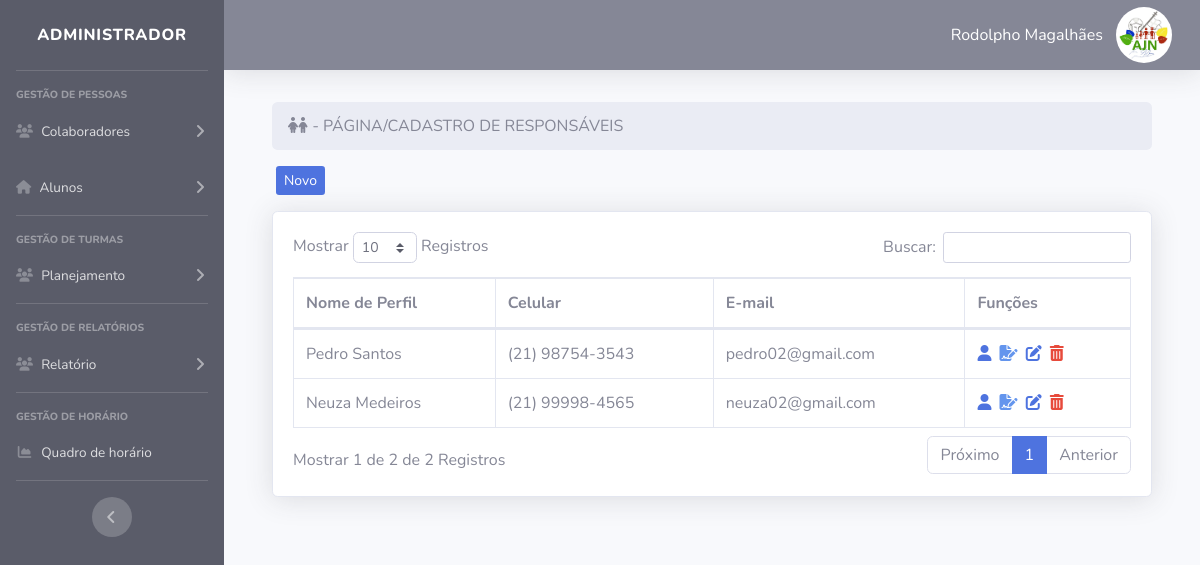
/tela-admin/index.php?pag=responsaveis (signed in), run on the app's committed database.
### tables this page shows
CREATE TABLE `user` (
  `id` int(11) NOT NULL,
  `cpf` varchar(30) NOT NULL,
  `nomesocial` varchar(50) NOT NULL,
  `email` varchar(50) NOT NULL,
  `nivel` varchar(15) NOT NULL,
  `senha` varchar(255) NOT NULL
);

CREATE TABLE `responsaveis` (
  `id` int(11) NOT NULL,
  `imagem` varchar(1000) NOT NULL,
  `nomesocial` varchar(50) NOT NULL,
  `escolaridade` varchar(30) NOT NULL,
  `profissao` varchar(50) NOT NULL,
  `nomeresponsavel` varchar(100) NOT NULL,
  `aniversario` date NOT NULL,
  `genero` varchar(20) NOT NULL,
  `parentesco` varchar(30) NOT NULL,
  `rg` varchar(20) NOT NULL,
  `cpf` varchar(20) NOT NULL,
  `telefone` varchar(20) NOT NULL,
  `celular` varchar(20) NOT NULL,
  `email` varchar(100) NOT NULL,
  `whatsapp` varchar(30) NOT NULL,
  `nomerecado` varchar(100) NOT NULL,
  `celular2` varchar(20) NOT NULL,
  `cep` varchar(20) NOT NULL,
  `rua` varchar(50) NOT NULL,
  `numero` varchar(10) NOT NULL,
  `complemento` varchar(20) NOT NULL,
  `bairro` varchar(30) NOT NULL,
  `cidade` varchar(50) NOT NULL,
  `estado` varchar(50) NOT NULL
);

### tela-admin/responsaveis.php (the view, shortened to what this page needs)
<?php
$pag = "responsaveis";
require_once("../conexao.php");
?>
<div class="container">
<div class="row">
    <div class="col-lg-12">
        <ol class="breadcrumb">
    		<li class="active"><i class="fa-solid fa-children"></i> - PÁGINA/CADASTRO DE RESPONSÁVEIS </li>
		</ol>
    </div>
    <div class=" mb-3">
    <a type="button" class="btn-primary btn-sm ml-3 d-none d-md-block" href="index.php?pag=<?php echo $pag ?>&funcao=novo">Novo</a>
    </div>
</div>
<div class="card shadow mb-4">
    <div class="card-body">
        <div class="table-responsive">
            <table class="table table-bordered" id="dataTable" width="100%" cellspacing="0">
                <thead>
                    <tr>
                        <th>Nome de Perfil</th>
                        <th>Celular</th>
                        <th>E-mail</th>
                        <th>Funções</th>
                    </tr>
                </thead>
                <tbody>
                   <?php
                   $query = $pdo->query("SELECT * FROM responsaveis order by id desc ");
                   $res = $query->fetchAll(PDO::FETCH_ASSOC);
                   for ($i=0; $i < count($res); $i++) {
                    $nomesocial = $res[$i]['nomesocial'];
                    $celular = $res[$i]['celular'];
                    $email = $res[$i]['email'];
                    $id = $res[$i]['id'];
                    $celular_sem_simbolos = preg_replace('/[^0-9]/', '', $celular);
                    $celular_formatado = '(' . substr($celular_sem_simbolos, 0, 2) . ') ' . substr($celular_sem_simbolos, 2, 5) . '-' . substr($celular_sem_simbolos, 7);
                     ?>
                    <tr>
                        <td> <a class='teste-foto'><?php echo $nomesocial ?></a></td>
                        <td><?php echo $celular_formatado  ?></td>
                        <td><?php echo $email ?></td>
                        <td>
                        <a href="index.php?pag=<?php echo $pag ?>&funcao=infor&id=<?php echo $id ?>" class='text-primary mr-1' title='Dados Aluno'><i class="fa-solid fa-user"></i></a>
                        <a target="_blank" href="../rel/fichadoresponsavel.php?id=<?php echo $id ?>" class="text-secondary mr-1" title="Ficha do Responsável"><i class="fa-solid fa-file-signature" style="color: #6495ED;"></i></a>
                        <a href="index.php?pag=<?php echo $pag ?>&funcao=editar&id=<?php echo $id ?>" class='text-primary mr-1' title='Editar Cadastro'><i class='fa-solid fa-edit'></i></a>
                        <a href="index.php?pag=<?php echo $pag ?>&funcao=deletar2&id=<?php echo $id ?>" class='text-danger mr-1' title='Excluir Cadastro'><i class='fa-solid fa-trash-alt'></i></a>
                        </td>
                    </tr>
<?php } ?>
                </tbody>
            </table>
        </div>
    </div>
</div>
 </div>
        </div>

### tela-admin/index.php (shortened to what this page needs)
<?php
require_once("../conexao.php");
    $pag = @$_GET["pag"];
    $menu1 = "funcionarios";
    $menu2 = "professores";
    $menu3 = "alunos";
    $menu4 = "responsaveis";
    $menu5 = "turmas";
    $menu7 = "disciplinas";
    $menu8= "dias";
    $menu9 = "frequencia";
    $menu10 = "aniversariante";
    $menu11 = "matriculados";
$SESSION = @$_SESSION['id_user'];
$query = $pdo->query("SELECT * FROM user WHERE id = '$SESSION'");
$res = $query->fetchAll(PDO::FETCH_ASSOC);
$nome_perfil = @$res[0]['nomesocial'];
 ?>
<!DOCTYPE html>
<html lang="pt-br">
    <head>
        <link href="../css/style.css" rel="stylesheet">
        <link href="../css/sb-admin-2.css" rel="stylesheet">
        <link href="../vendor/datatables/dataTables.bootstrap4.min.css" rel="stylesheet">
    </head>
    <body id="page-top">
        <div id="wrapper">
            <ul class="navbar-nav bg-dark sidebar sidebar-dark accordion" id="accordionSidebar">
                <a class="sidebar-brand d-flex align-items-center justify-content-center" href="index.php">
                    <div class="sidebar-brand-text mx-3">Administrador</div>
                </a>
                <hr class="sidebar-divider ">
                <div class="sidebar-heading">
                    Gestão de Pessoas
                </div>
                <li class="nav-item">
                    <a class="nav-link collapsed" href="#" data-toggle="collapse" data-target="#collapseTwo" aria-expanded="true" aria-controls="collapseTwo">
                        <i class="fas fa-users"></i>
                        <span>Colaboradores</span>
                    </a>
                </li>
                <li class="nav-item">
                    <a class="nav-link collapsed" href="#" data-toggle="collapse" data-target="#collapseUtilities"
                    aria-expanded="true" aria-controls="collapseUtilities">
                     <i class="fas fa-home"></i>
                     <span>Alunos</span>
                    </a>
                </li>
                <hr class="sidebar-divider">
                <div class="sidebar-heading">
                    Gestão de Turmas
                </div>
                <li class="nav-item">
                    <a class="nav-link collapsed" href="#" data-toggle="collapse" data-target="#collapseTwo2" aria-expanded="true" aria-controls="collapseTwo">
                    <i class="fas fa-users"></i>
                    <span>  Planejamento</span>
                    </a>
                </li>
                <hr class="sidebar-divider">
                <div class="sidebar-heading">
                    Gestão de Relatórios
                </div>
                <li class="nav-item">
                    <a class="nav-link collapsed" href="#" data-toggle="collapse" data-target="#collapseTwo3" aria-expanded="true" aria-controls="collapseTwo">
                    <i class="fas fa-users"></i>
                    <span> Relatório</span>
                    </a>
                </li>
                <hr class="sidebar-divider">
                <div class="sidebar-heading">
                    Gestão de Horário
                </div>
                <li class="nav-item">
                    <a class="nav-link" href="index.php?pag=<?php echo $menu8 ?>">
                        <i class="fas fa-fw fa-chart-area"></i>
                        <span>Quadro de horário </span></a>
                </li>
                <hr class="sidebar-divider d-none d-md-block">
                <div class="text-center d-none d-md-inline">
                    <button class="rounded-circle border-0" id="sidebarToggle"></button>
                </div>
            </ul>
            <div id="content-wrapper" class="d-flex flex-column">
                <div id="content">
                    <nav class="navbar navbar-expand navbar-light bg-secondary topbar mb-4 static-top shadow">
                        <ul class="navbar-nav ml-auto">
                            <li class="nav-item dropdown no-arrow">
                                <a class="nav-link dropdown-toggle" href="#" id="userDropdown" role="button" data-toggle="dropdown" aria-haspopup="true" aria-expanded="false">
                                    <Button class="btn btn-link  text-white" title='Editar Perfil'><?php echo $nome_perfil?></Button>
                                   <img class="img-profile rounded-circle" src="../img/logo-ajn.jpg" width="60" height="60" >
                            </a>
                            </li>
                        </ul>
                    </nav>
                    <div class="container-fluid">
                        <?php if (@$pag == null) {
                        @include_once("home.php");
                        } else if (@$pag==$menu1) {
                        @include_once(@$menu1.".php");
                        } else if (@$pag==$menu2) {
                        @include_once(@$menu2.".php");
                         } else if (@$pag==$menu3) {
                        include_once(@$menu3.".php");
                        } else if (@$pag==$menu4) {
                        @include_once(@$menu4.".php");
                        } else if (@$pag==$menu5) {
                        @include_once(@$menu5.".php");
                        } else if (@$pag==$menu7) {
                        @include_once(@$menu7.".php");
                        } else if (@$pag==$menu8) {
                        @include_once(@$menu8.".php");
                        } else if (@$pag==$menu9) {
                        @include_once(@$menu9.".php");
                        } else if (@$pag==$menu10) {
                        @include_once(@$menu10.".php");
                         } else if (@$pag==$menu11) {
                        @include_once(@$menu11.".php");
                        } else {
                        @include_once("home.php");
                        }
                        ?>
                    </div>
                </div>
            </div>
    </body>
</html>

### data on the page
user: nomesocial "Rodolpho Magalhães"
responsaveis: nomesocial "Pedro Santos", celular "(21) 98754-3543", email "pedro02@gmail.com"
responsaveis: nomesocial "Neuza Medeiros", celular "(21) 99998-4565", email "neuza02@gmail.com"
